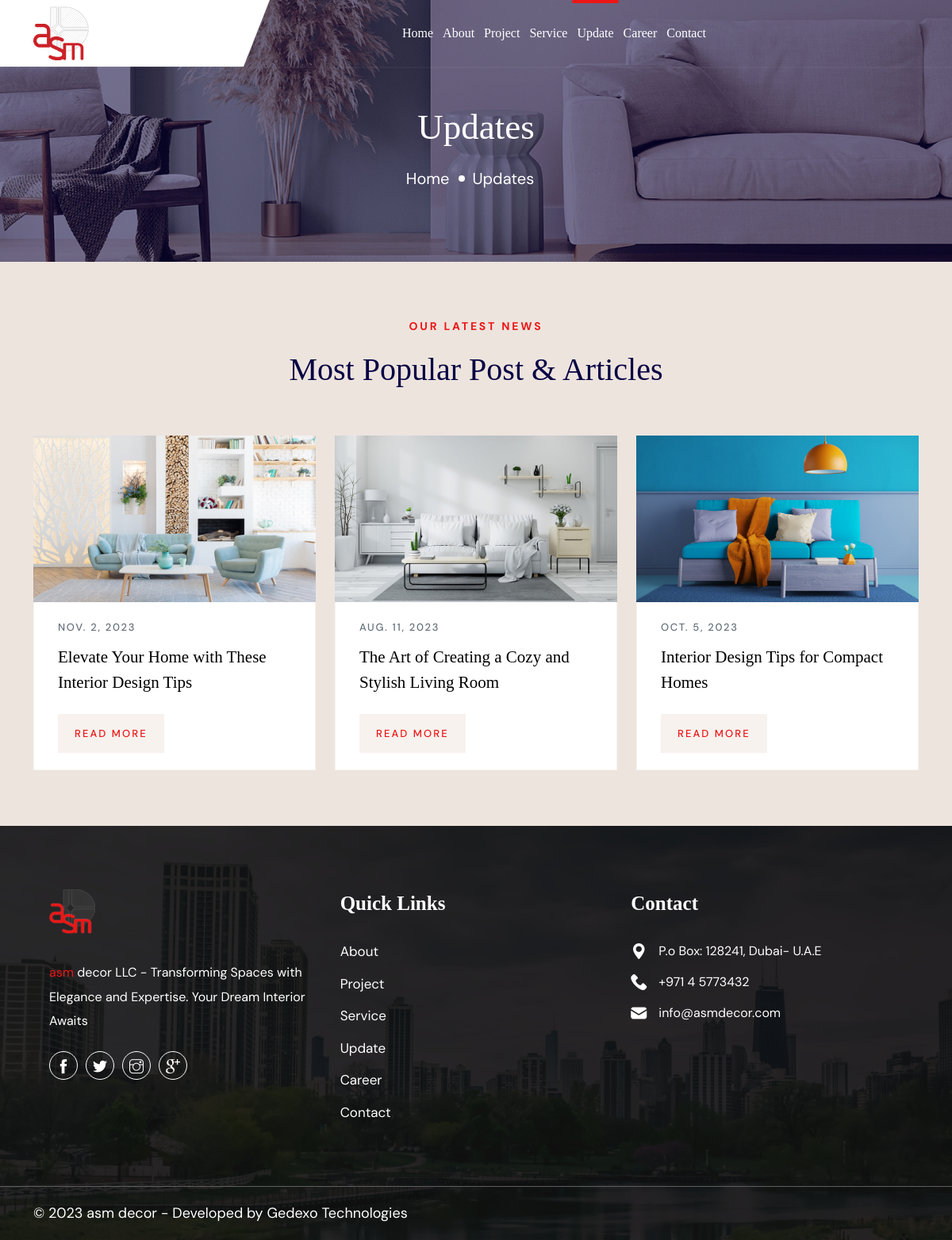
Page /updates/ on the committed database.
### web/models.py (models this page shows, shortened)
class Update(models.Model):
    title = models.CharField(max_length=100)
    author = models.CharField(max_length=100)
    image = models.ImageField(upload_to='update')
    date=models.DateField()
    description = HTMLField()
    slug = models.SlugField(unique=True, max_length=100)

### web/views.py (the view)
# urls.py: path("updates/", views.UpdatesListView.as_view(), name="update"),
class UpdatesListView(ListView):
    model = Update
    def get_context_data(self, **kwargs):
        context = super().get_context_data(**kwargs)
        context["is_update"] = True
        return context

### templates/web/update_list.html
{% extends "web/base.html" %}
{% load static %}
{% block content %}
        <section class="wpo-page-title">
            <div class="container">
                <div class="row">
                    <div class="col col-xs-12">
                        <div class="wpo-breadcumb-wrap">
                            <h2>Updates</h2>
                            <ol class="wpo-breadcumb-wrap">
                                <li><a href="{% url "web:index" %}">Home</a></li>
                                <li>Updates</li>
                            </ol>
                        </div>
                    </div>
                </div>
            </div>
        </section>
    <section class="wpo-blog-section section-padding">
        <div class="container">
            <div class="row justify-content-center">
                <div class="col-lg-6">
                    <div class="wpo-section-title">
                        <span>OUR LATEST NEWS</span>
                        <h2>Most Popular Post & Articles</h2>
                    </div>
                </div>
            </div>
            <div class="blog-wrapper">
                <div class="row wpo-blog gutter-y">
                    {% for update in update_list %}
                    <div class="blog-single  col-lg-4 col-md-6 col-12">
                        <div class="images">
                            <img src="{{update.image.url}}" alt="">
                        </div>
                        <div class="text services">
                            <span>{{update.date}}</span>
                            <h2>{{update.title}}</h2>
                            <a href="{% url "web:update-detail" update.slug %}">READ MORE</a>
                        </div>
                    </div>
                    {% endfor %}
                </div>
            </div>
        </div>
    </section>
{% endblock  %}

### static/web/assets/css/custom.css (style rules this page uses)
.wpo-blog-section .blog-wrapper .blog-single .text.services { padding: 20px 30px 35px; background-color: #ffffff; }
.gutter-y { --bs-gutter-y: 1.5rem; }

### rows in the picture
Update: image (picture), date "NOV. 2, 2023", title "Elevate Your Home with These Interior Design Tips"
Update: image (picture), date "AUG. 11, 2023", title "The Art of Creating a Cozy and Stylish Living Room"
Update: image (picture), date "OCT. 5, 2023", title "Interior Design Tips for Compact Homes"
